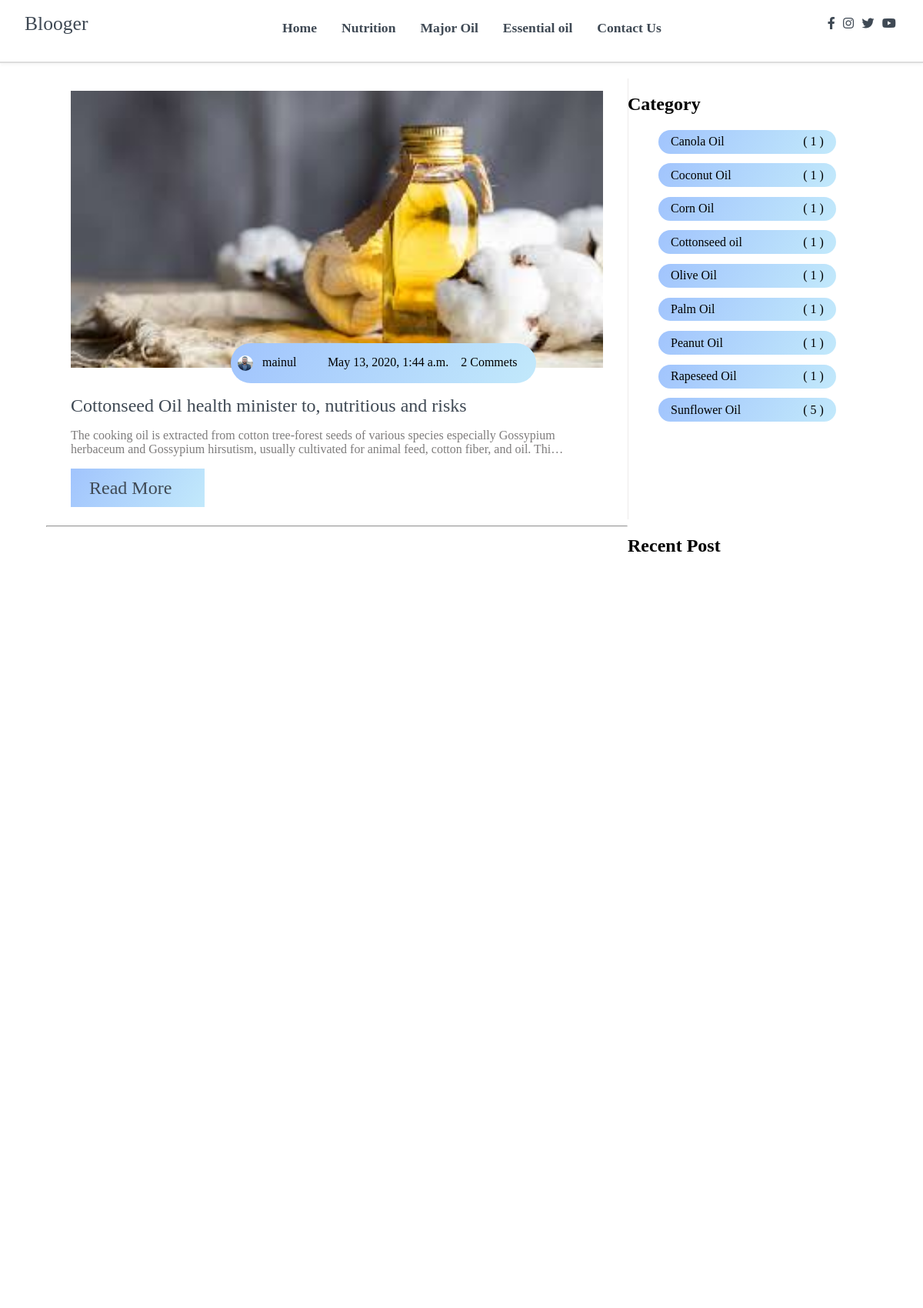
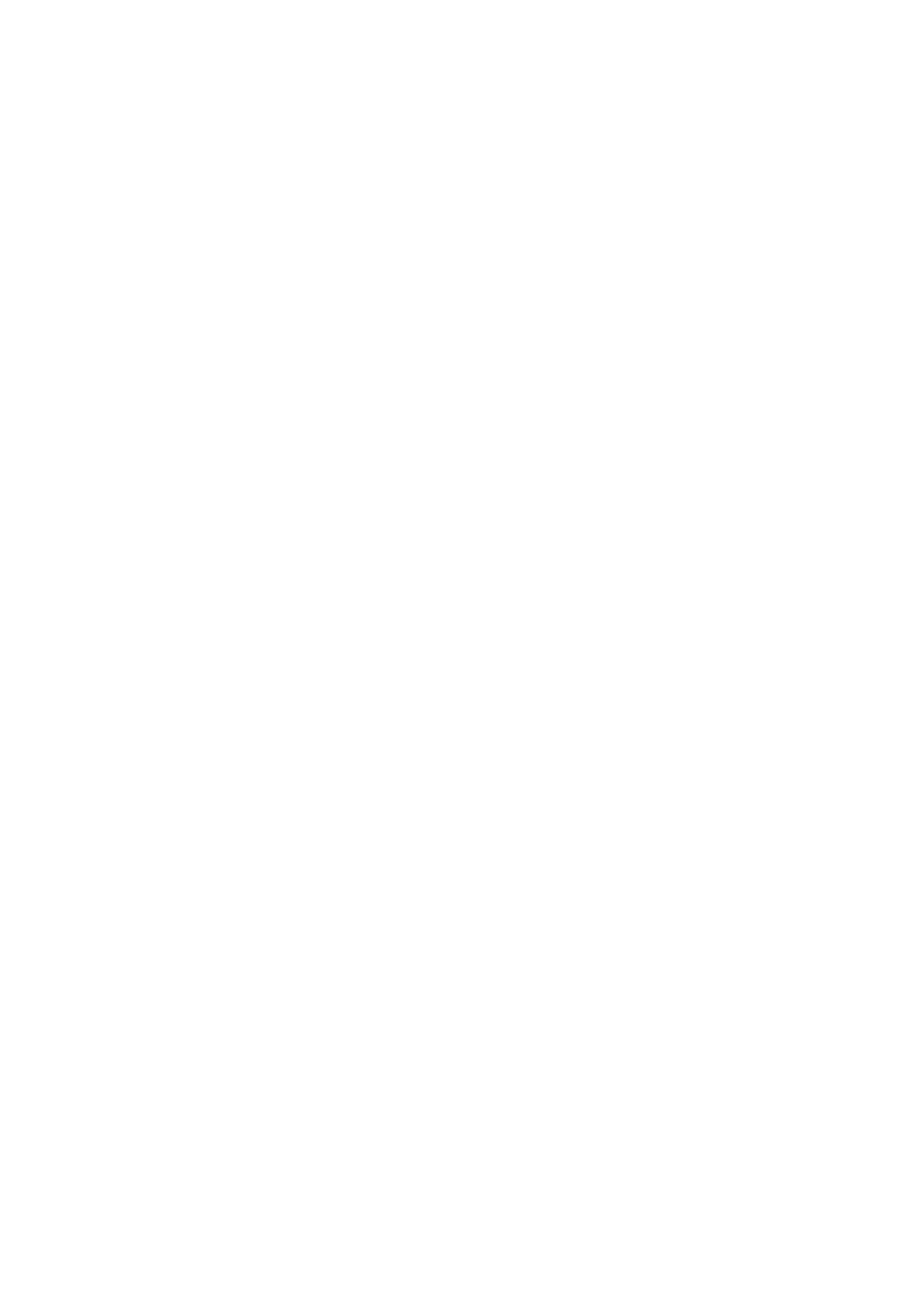
The page /CottonseedOil (upper part) on the database its author committed (2 pictures, top to bottom).
### posts/models.py (models this page shows, shortened)
class Post(models.Model):
    title = models.CharField(max_length=150)
    overview = models.TextField()
    timestamp = models.DateTimeField(auto_now_add= True)
    author = models.ForeignKey(Author, on_delete=models.CASCADE)
    thumbnail = models.ImageField()
    incredient_pdf = models.ImageField(blank=True, null=True)
    categories = models.ManyToManyField(Category)
    featured = models.BooleanField()
    likes = models.ManyToManyField(User, related_name='likes', blank=True, null=True)
    unlikes = models.ManyToManyField(User,related_name='unlikes',blank=True, null=True)
    def get_absolute_url(self, **kwargs):
        return reverse('post-detail', kwargs={
            'pk':self.pk
        })

class Author(models.Model):
    user = models.OneToOneField(User, on_delete=models.CASCADE)
    profile_picture = models.ImageField()
    def __str__(self):
        return self.user.username

class Category(models.Model):
    title = models.CharField(max_length = 30)

### posts/views.py (the view)
# urls.py: path('CottonseedOil', CottonseedOilList.as_view(), name='CottonseedOil'),
class CottonseedOilList(ListView):
    context_object_name = 'object_list'
    template_name = 'posts/post-list.html'
    queryset = Post.objects.filter(categories__title="Cottonseed oil")
    def get_context_data(self, **kwargs):
        category_count = get_category_count()
        recent = Post.objects.order_by('-timestamp')[0:10]
        context = super().get_context_data(**kwargs)
        context['category_count'] = category_count
        context['recent'] = recent
        return context

### posts/views.py (called while the page is built)
def get_category_count():
    queryset = Post.objects.values('categories__title').annotate(Count('categories__title'))
    return queryset

### posts/templates/posts/post-list.html (shortened to what this page needs)
{% extends 'base.html' %}
{% block content %}
    <main>
        <section class="container">
            <div class="site-content">
                <div class="posts">
                    {% for obj in object_list %}
                    <div class="post-content" data-aos="zoom-in" data-aos-delay="200">
                        <div class="post-image">
                            <div>
                                <img src="{{ obj.thumbnail.url }}" class="img" alt="blog1">
                            </div>
                            <div class="post-info flex-row">
                                <span>
                                    <i class="">
                                        <img style="width:20px;
                                                    height:20px;
                                                    border-radius:100%;
                                                    float:left;
                                                    margin-left:-15px;"
                                                    src="{{ obj.author.profile_picture.url }}">
                                                </i>&nbsp;&nbsp; {{ obj.author }} </span>
                                <span><i class="fas fa-calendar-alt text-gray"></i>&nbsp;&nbsp; {{ obj.timestamp }} </span>
                                <span>2 Commets</span>
                            </div>
                        </div>
                        <div class="post-title">
                            <a href=" {{ obj.get_absolute_url }} "> {{ obj.title }} </a>
                            <p>
                                {{ obj.overview|linebreaks|truncatechars:200 }}
                            </p>
                            <button class="btn post-btn"> <a href=" {{ obj.get_absolute_url }} ">Read More  </a> <i class="fas fa-arrow-right"></i></button>
                        </div>
                    </div>
                    <hr>
                    {% endfor %}
                </div>
                <aside class="sidebar">
                    <div class="category">
                        <h2>Category</h2>
                        <ul class="category-list">
                            {% for cat in category_count %}
                            <li class="list-items" data-aos="fade-left" data-aos-delay="100">
                                {% if 'Cottonseed oil' in cat.categories__title %}
                                <a href=" {% url 'CottonseedOil' %} "> {{ cat.categories__title }}</a>
                                <span>( {{ cat.categories__title__count }} )</span>
                                {% endif %}
                                {% if 'Coconut Oil' in cat.categories__title %}
                                <a href=" {% url 'CoconutOil' %} "> {{ cat.categories__title }}</a>
                                <span>( {{ cat.categories__title__count }} )</span>
                                {% endif %}
                                {% if 'Corn Oil' in cat.categories__title %}
                                <a href=" {% url 'CornOil' %} "> {{ cat.categories__title }}</a>
                                <span>( {{ cat.categories__title__count }} )</span>
                                {% endif %}
                                {% if 'Canola Oil' in cat.categories__title %}
                                <a href=" {% url 'CanolaOil' %} "> {{ cat.categories__title }}</a>
                                <span>( {{ cat.categories__title__count }} )</span>
                                {% endif %}
                                {% if 'Olive Oil' in cat.categories__title %}
                                <a href=" {% url 'OliveOil' %} "> {{ cat.categories__title }}</a>
                                <span>( {{ cat.categories__title__count }} )</span>
                                {% endif %}
                                {% if 'Palm Oil' in cat.categories__title %}
                                <a href=" {% url 'PalmOil' %} "> {{ cat.categories__title }}</a>
                                <span>( {{ cat.categories__title__count }} )</span>
                                {% endif %}
                                {% if 'Peanut Oil' in cat.categories__title %}
                                <a href=" {% url 'PeanutOil' %} "> {{ cat.categories__title }}</a>
                                <span>( {{ cat.categories__title__count }} )</span>
                                {% endif %}
                                {% if 'Rapeseed Oil' in cat.categories__title %}
                                <a href=" {% url 'RapeseedOil' %} "> {{ cat.categories__title }}</a>
                                <span>( {{ cat.categories__title__count }} )</span>
                                {% endif %}
                                {% if 'Sunflower Oil' in cat.categories__title %}
                                <a href=" {% url 'SunflowerOil' %} "> {{ cat.categories__title }}</a>
                                <span>( {{ cat.categories__title__count }} )</span>
                                {% endif %}
                            </li>
                            {% endfor %}
                        </ul>
                    </div>
                    <div class="popular-post">
                        <h2>Recent Post</h2>
                        {% for obj in recent %}
                        <div class="post-content" data-aos="flip-up" data-aos-delay="200">
                            <div class="post-image">
                                <div>
                                    <img src=" {{ obj.thumbnail.url }} " class="img" alt="blog1">
                                </div>
                                <div class="post-info flex-row">
                                    <span><i class="fas fa-calendar-alt text-gray"></i>&nbsp;&nbsp;
                                    </span>
                                    <span>2 Comments</span>
                                </div>
                            </div>
                            <div class="post-title">
                                <a href="{{ obj.get_absolute_url }}"> {{ obj.title }} </a>
                            </div>
                        </div>
                        {% endfor %}
                    </div>
                </aside>
            </div>
        </section>
    </main>
{% endblock content %}

### static/css/all.css (style rules this page uses)
.fa, .fas, .far, .fal, .fad, .fab { -moz-osx-font-smoothing: grayscale; -webkit-font-smoothing: antialiased; display: inline-block; font-style: normal; font-variant: normal; text-rendering: auto; line-height: 1; }
.fa-arrow-right:before { content: "\f061"; }
.fa-calendar-alt:before { content: "\f073"; }
.fa, .fas { font-family: 'Font Awesome 5 Free'; font-weight: 900; }

### static/css/Style.css (style rules this page uses)
html, body { margin: 0%; box-sizing: border-box; overflow-x: hidden; left: 0; }
p { font-family: Arial, Helvetica, sans-serif; }
:root { --text-gray: #3f4954; --text-light : #686666da; --bg-color: #0f0f0f; --white: #ffffff; --midnight: #104f55; --sky: linear-gradient(120deg, #a1c4fd 0%, #c2e9fb 100%); --Abel: 'Abel', cursive; --Anton: 'Anton', cursive; --Josefin : 'Josefin', cursive; --Lexend: 'Lexend', cursive; --Livvic : 'Livvic', cursive; --Lobster: 'Lobster', cursive; --Open_Sans: 'Open_Sans', cursive; --Oswald: 'Oswald', cursive; --Passion_One: 'Passion_One', cursive; --Roboto: 'Roboto', cursive; --Ubuntu: 'Ubuntu', cursive; }
a { text-decoration: none; color: var(--text-gray); }
.flex-row { display: flex; flex-direction: row; flex-wrap: wrap; }
ul { list-style-type: none; }
h2 { font-family: var(--Lexend); }
button.btn { border: none; border-radius: 2rem; padding: 1rem 3rem; font-size: 1rem; font-family: var(--Livvic); cursor: pointer; }
span { font-family: var(--Abel); }
.container { margin: 0 5vw; }
.text-gray { color: var(--text-gray); }
p { font-family: var(--Lexend); color: var(--text-light); }
main .site-content { display: grid; grid-template-columns: 70% 30%; }
main .post-content { width: 100%; border-right: 1px solid rgb(236, 234, 234); }
main .site-content .post-content > .post-image, .post-title { padding: 1rem 2rem; position: relative; }
main .site-content .post-content > .post-image .post-info { background: var(--sky); padding: 1rem; position: absolute; bottom: 0%; left: 20vw; border-radius: 3rem; }
main .site-content .post-content > .post-image > div { overflow: hidden; }
main .site-content .post-content > .post-image .img { width: 100%; transition: all .5s ease; }
main .site-content .post-content > .post-image .post-info span { margin: 0 .5rem; }
main .post-content .post-title a { font-family: var(--Anton); font-size: 1.5rem; }
.site-content .post-content .post-title .post-btn { border-radius: 0; padding: .7rem 1.5rem; background: var(--sky); }
.site-content > .sidebar .category-list { font-family: var(--Livvic); }
.site-content > .sidebar .category-list .list-items { background: var(--sky); padding: .4rem 1rem; margin: .8rem 0; border-radius: 3rem; width: 70%; display: flex; justify-content: space-between; }
.site-content > .sidebar .category-list .list-items a { color: black; }
.site-content .sidebar .popular-post .post-content { padding: 1rem 0; }
.site-content .sidebar .popular-post h2 { padding-top: 8rem; }
.site-content .sidebar .popular-post .post-info { padding: .4rem .1rem !important; bottom: 0rem !important; left: 1.5rem !important; border-radius: 0rem !important; background: white !important; }
.site-content .sidebar .popular-post .post-title a { font-size: 1rem; }

### rows shown on the page
Post: thumbnail (picture), author.profile_picture (picture), author "mainul", timestamp "May 13, 2020, 1:44 a.m.", title "Cottonseed Oil health minister to, nutritious and risks", overview "The cooking oil is extracted from cotton tree-forest seeds of various species especially Gossypium herbaceum and Gossypium hirsutism, usually cultivated for animal feed, cotton fiber, and oil. Thi…"
Category: categories__title "Canola Oil", categories__title__count "1"
Category: categories__title "Coconut Oil", categories__title__count "1"
Category: categories__title "Corn Oil", categories__title__count "1"
Category: categories__title "Cottonseed oil", categories__title__count "1"
Category: categories__title "Olive Oil", categories__title__count "1"
Category: categories__title "Palm Oil", categories__title__count "1"
Category: categories__title "Peanut Oil", categories__title__count "1"
Category: categories__title "Rapeseed Oil", categories__title__count "1"
Category: categories__title "Sunflower Oil", categories__title__count "5"
Post: thumbnail (picture)
Post: thumbnail (picture)
Post: thumbnail (picture)
Post: thumbnail (picture)
Post: thumbnail (picture)
Post: thumbnail (picture)
Post: thumbnail (picture)
Post: thumbnail (picture)
